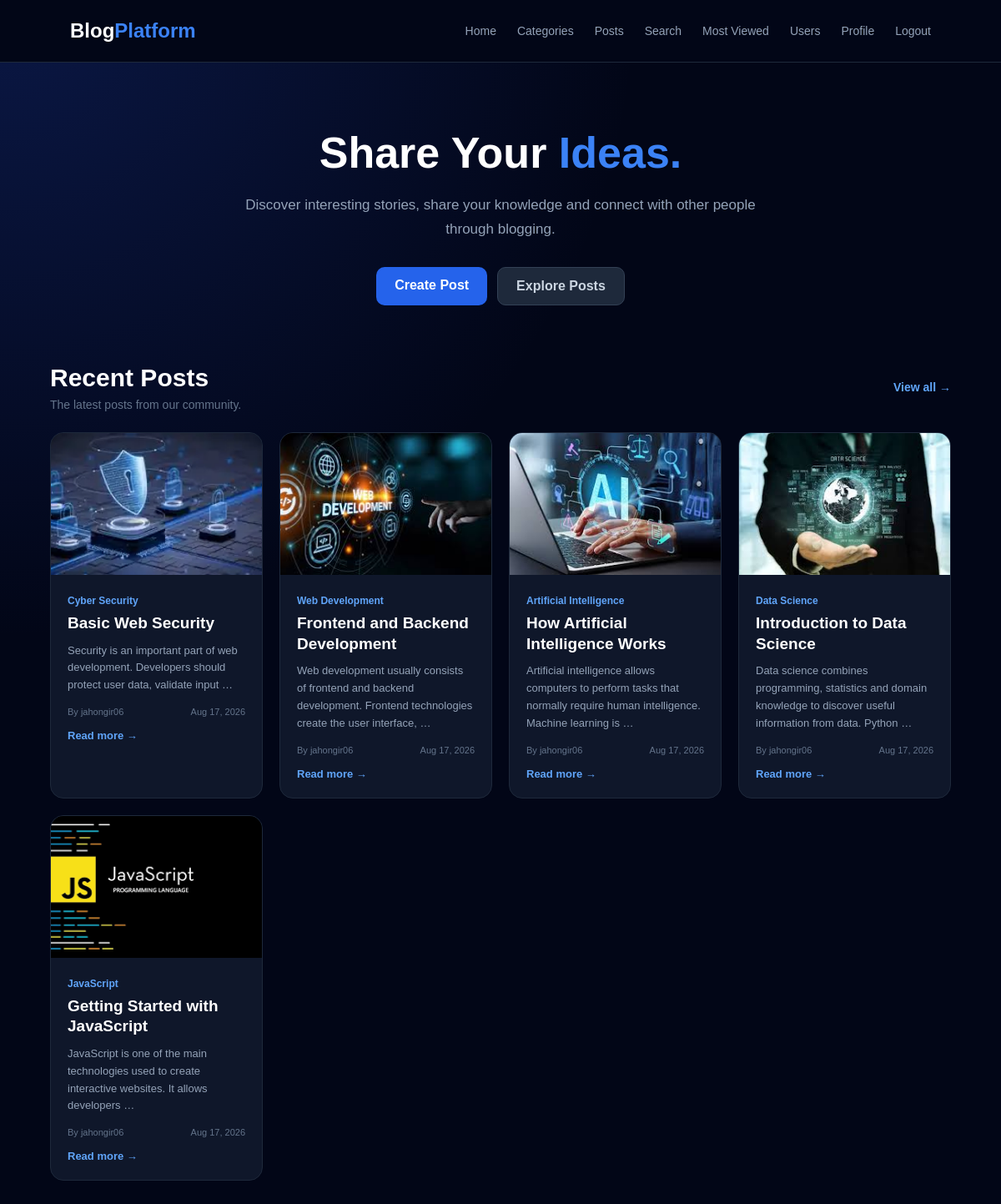
The page / on the database its author committed.
### blog/models.py (models this page shows, shortened)
class Post(models.Model):
    author = models.ForeignKey(settings.AUTH_USER_MODEL, on_delete=models.CASCADE,related_name="posts")
    title = models.CharField(max_length=200)
    content = models.TextField()
    category = models.ForeignKey("categories.Category",on_delete=models.CASCADE, related_name="posts")
    image = models.ImageField(upload_to="posts/",blank=True,null=True)
    status = models.CharField(max_length=20,choices=[("draft", "Draft"),("published", "Published"),],default="draft")
    created_at = models.DateTimeField(auto_now_add=True)
    updated_at = models.DateTimeField(auto_now=True)
    views_count = models.PositiveIntegerField(default=0)
    class Meta:
        verbose_name = "post"
        verbose_name_plural = "posts"
        ordering = ["-created_at"]

### categories/models.py (models this page shows, shortened)
class Category(models.Model):
    name = models.CharField(
        max_length=100
    )
    description = models.TextField(
        blank=True
    )
    image = models.ImageField(
        upload_to="categories/",
        blank=True,
        null=True
    )
    is_active = models.BooleanField(
        default=True
    )
    created_at = models.DateTimeField(
        auto_now_add=True
    )
    updated_at = models.DateTimeField(
        auto_now=True
    )
    class Meta:
        ordering = ["-created_at"]
        verbose_name = "category"
        verbose_name_plural = "categories"

### users/models.py (models this page shows, shortened)
class CustomUser(AbstractUser):
    username = models.CharField(max_length=150, unique=True)
    email = models.EmailField(max_length=150, unique=True, blank=True, null=True)
    avatar = models.ImageField(upload_to="avatars/", default="avatars/default.png" )
    bio = models.TextField(max_length=150, blank=True, null=True)
    website = models.URLField(blank=True, null=True)
    social_links = models.JSONField(default=dict, blank=True, null=True)
    created_at = models.DateTimeField(auto_now_add=True)
    updated_at = models.DateTimeField(auto_now=True)
    tel_number = models.CharField( max_length=15,blank=True,null=True)
    address = models.CharField(max_length=250,blank=True,null=True)
    class Meta:
        verbose_name = "User"
        verbose_name_plural = "Users"
    ordering = ['-created_at']

### core/views.py (the view)
# urls.py: path("", HomeView.as_view(), name="home"),
class HomeView(View):
    def get(self, request):
        recent_posts = Post.objects.all()[:5]
        return render(request, "core/home.html", {"recent_posts": recent_posts})

### templates/core/home.html (shortened to what this page needs)
<!DOCTYPE html>
<html lang="en">
<head>
</head>
<body>
<nav class="navbar">
    <div class="logo">
        Blog<span>Platform</span>
    </div>
    <div class="nav-links">
        <a href="{% url 'home' %}">
            Home
        </a>
        <a href="{% url 'category_list' %}">
            Categories
        </a>
        <a href="{% url 'post_list' %}">
            Posts
        </a>
        <a href="{% url 'post_search' %}">Search</a>
        <a href="{% url 'most_viewed' %}">Most Viewed</a>
        <a href="{% url 'user_list' %}">
            Users</a>
        <a href="{% url 'profile' %}">
            Profile
        </a>
       <a href="{% url 'logout' %}">Logout</a>
    </div>
</nav>
<section class="hero">
    <h1>
        Share Your
        <span>Ideas.</span>
    </h1>
    <p>
        Discover interesting stories, share your knowledge
        and connect with other people through blogging.
    </p>
    <div class="hero-actions">
        <a
            href="{% url 'post_create' %}"
            class="hero-btn primary"
        >
            Create Post
        </a>
        <a
            href="{% url 'post_list' %}"
            class="hero-btn secondary"
        >
            Explore Posts
        </a>
    </div>
</section>
<section class="section">
    <div class="section-header">
        <div>
            <h2 class="section-title">
                Recent Posts
            </h2>
            <p class="section-subtitle">
                The latest posts from our community.
            </p>
        </div>
        <a
            href="{% url 'post_list' %}"
            class="view-all"
        >
            View all →
        </a>
    </div>
    {% if recent_posts %}
        <div class="posts-grid">
            {% for post in recent_posts %}
                <article class="post-card">
                    {% if post.image %}
                        <img
                            src="{{ post.image.url }}"
                            alt="{{ post.title }}"
                            class="post-image"
                        >
                    {% endif %}
                    <div class="post-content">
                        <div class="post-category">
                            {{ post.category.name }}
                        </div>
                        <h3 class="post-title">
                            {{ post.title }}
                        </h3>
                        <p class="post-text">
                            {{ post.content|truncatewords:15 }}
                        </p>
                        <div class="post-meta">
                            <span>
                                By {{ post.author.username }}
                            </span>
                            <span>
                                {{ post.created_at|date:"M d, Y" }}
                            </span>
                        </div>
                        <a
                            href="{% url 'post_detail' post.pk %}"
                            class="read-more"
                        >
                            Read more →
                        </a>
                    </div>
                </article>
            {% endfor %}
        </div>
    {% endif %}
</section>
</body>
</html>

### templates/core/home.html (style rules this page uses)
* { margin: 0; padding: 0; box-sizing: border-box; }
body { min-height: 100vh; font-family: Arial, sans-serif; color: #e2e8f0; background: radial-gradient( circle at top left, rgba(30, 64, 175, .3), transparent 40% ), #020617; }
.navbar { height: 75px; padding: 0 7%; display: flex; align-items: center; justify-content: space-between; background: #020617; border-bottom: 1px solid #1e293b; }
.logo { color: white; font-size: 24px; font-weight: 800; }
.logo span { color: #3b82f6; }
.nav-links { display: flex; gap: 25px; align-items: center; }
.nav-links a { color: #94a3b8; text-decoration: none; font-size: 14px; }
.hero { width: 90%; max-width: 1200px; margin: 80px auto 70px; text-align: center; }
.hero h1 { color: white; font-size: 52px; line-height: 1.1; margin-bottom: 20px; }
.hero h1 span { color: #3b82f6; }
.hero p { max-width: 650px; margin: 0 auto 30px; color: #94a3b8; font-size: 17px; line-height: 1.7; }
.hero-actions { display: flex; justify-content: center; gap: 12px; }
.hero-btn { padding: 13px 22px; border-radius: 10px; text-decoration: none; font-weight: 700; }
.primary { background: #2563eb; color: white; }
.secondary { background: #1e293b; border: 1px solid #334155; color: #cbd5e1; }
.section { width: 90%; max-width: 1200px; margin: 0 auto 70px; }
.section-header { display: flex; align-items: center; justify-content: space-between; margin-bottom: 25px; }
.section-title { color: white; font-size: 30px; }
.section-subtitle { margin-top: 7px; color: #64748b; font-size: 14px; }
.view-all { color: #60a5fa; text-decoration: none; font-size: 14px; font-weight: 600; }
.posts-grid { display: grid; grid-template-columns: repeat( auto-fit, minmax(210px, 1fr) ); gap: 20px; }
.post-card { overflow: hidden; background: #0f172a; border: 1px solid #1e293b; border-radius: 16px; transition: .2s; }
.post-image { width: 100%; height: 170px; object-fit: cover; background: #1e293b; }
.post-content { padding: 20px; }
.post-category { margin-bottom: 8px; color: #60a5fa; font-size: 12px; font-weight: 700; }
.post-title { margin-bottom: 10px; color: white; font-size: 19px; line-height: 1.3; }
.post-text { margin-bottom: 15px; color: #94a3b8; font-size: 13px; line-height: 1.6; }
.post-meta { display: flex; justify-content: space-between; color: #64748b; font-size: 11px; }
.read-more { display: inline-block; margin-top: 15px; color: #60a5fa; text-decoration: none; font-size: 13px; font-weight: 700; }

### rows shown on the page
Post: image (picture), category.name "Cyber Security", title "Basic Web Security", content "Security is an important part of web development. Developers should protect user data, validate input …", author.username "jahongir06", created_at "Aug 17, 2026"
Post: image (picture), category.name "Web Development", title "Frontend and Backend Development", content "Web development usually consists of frontend and backend development. Frontend technologies create the user interface, …", author.username "jahongir06", created_at "Aug 17, 2026"
Post: image (picture), category.name "Artificial Intelligence", title "How Artificial Intelligence Works", content "Artificial intelligence allows computers to perform tasks that normally require human intelligence. Machine learning is …", author.username "jahongir06", created_at "Aug 17, 2026"
Post: image (picture), category.name "Data Science", title "Introduction to Data Science", content "Data science combines programming, statistics and domain knowledge to discover useful information from data. Python …", author.username "jahongir06", created_at "Aug 17, 2026"
Post: image (picture), category.name "JavaScript", title "Getting Started with JavaScript", content "JavaScript is one of the main technologies used to create interactive websites. It allows developers …", author.username "jahongir06", created_at "Aug 17, 2026"
